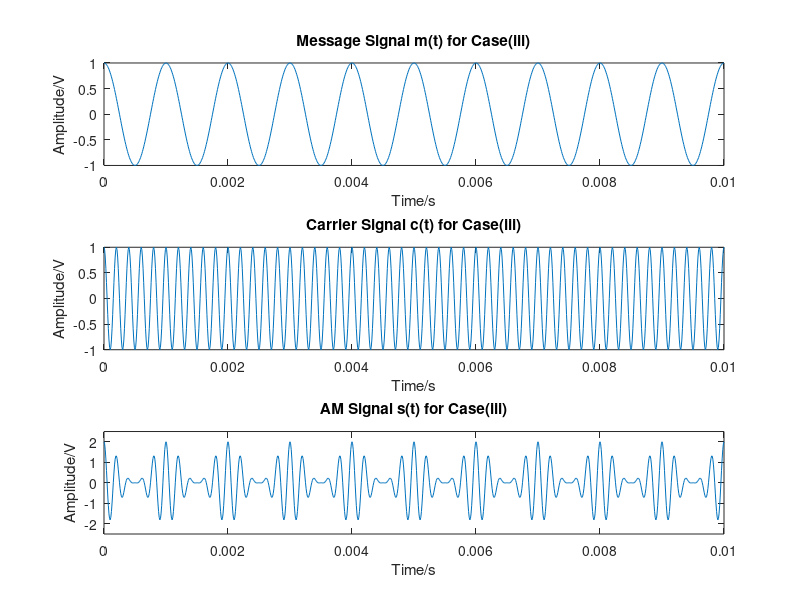
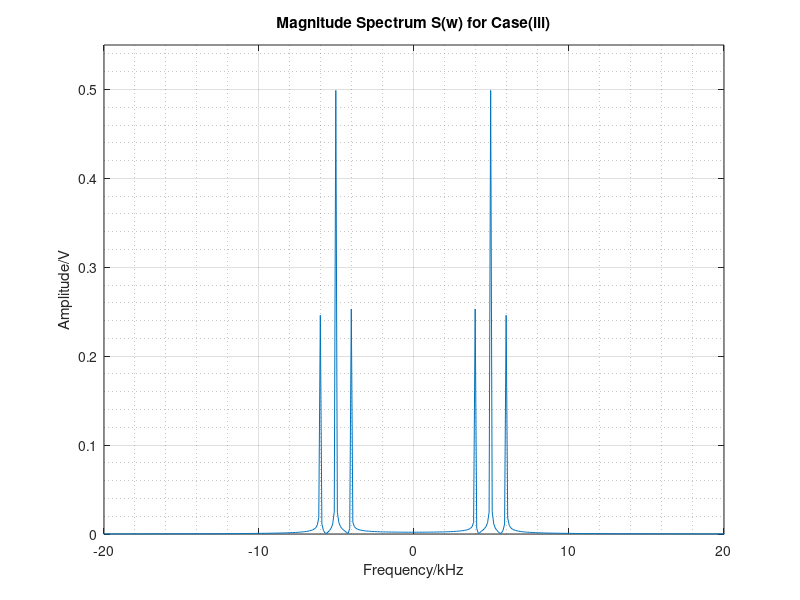

Write the MATLAB code that produced these figures, in order.
fs = 100e3;         %Sampling Frequency
t = 0:1/fs:0.01;
L = length(t);

Ac = 1;

Ka = 1;
fm = 1000;
fc = 5000;
m = cos(2*pi*fm*t);    %Message Signal
c = Ac*cos(2*pi*fc*t); %Carrier Signal
s = (1 + Ka*m).*c;     %AM Signal

figure(1);
subplot(3,1,1);
plot(t,m);
ylim([-1,1])
xlim([0,0.01]);
xlabel('Time/s');
ylabel('Amplitude/V');
title('Message Signal m(t) for Case(iii)')

subplot(3,1,2);
plot(t,c);
ylim([-1,1])
xlim([0,0.01]);
xlabel('Time/s');
ylabel('Amplitude/V');
title('Carrier Signal c(t) for Case(iii)')

subplot(3,1,3);
plot(t,s);
ylim([-2.5,2.5])
xlim([0,0.01]);
xlabel('Time/s');
ylabel('Amplitude/V');
title('AM Signal s(t) for Case(iii)')


%Magnitude Spectrum of AM Signal,s(t)

df = fs/L;
min_f = -fs/2;
max_f = fs/2-df;
f = min_f:df:max_f;

Sw = abs(fftshift(fft(s)));

figure(4)
plot(f/1000,Sw/L)
ylim([0,0.55]);

xlim([-20,20]);
title('Magnitude Spectrum S(w) for Case(iii)')
xlabel('Frequency/kHz')
ylabel('Amplitude/V')
grid on
grid minor

